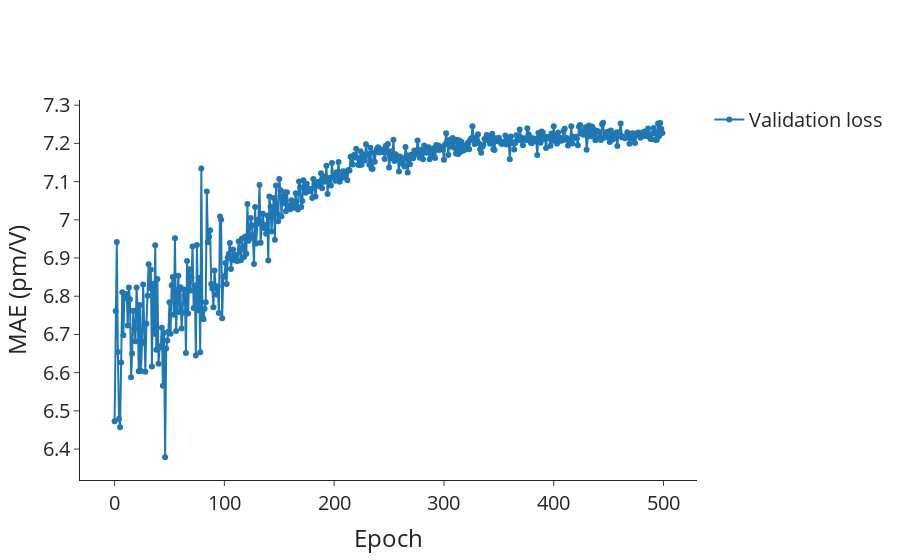

Notebook source saved alongside this figure:
### Markdown cell above
## MAE

### Code cell
lr_val = go.Scatter(
    x=df_lr_epochs_first.index,
    y=df_lr_epochs_first["metric_val/MeanAbsoluteError/shg_tensor_full"],
    mode="lines+markers",
    name="Validation loss",
    showlegend=True,
)

# Layout
layout = go.Layout(
    # title=dict(text='Scatter Plot'),
    xaxis=dict(title="Epoch"),
    yaxis=dict(title="MAE (pm/V)"),
    # legend=dict(font=dict(size=12)),
)

# Create figure
fig = go.Figure(data=[lr_val], layout=layout)

fig.update_layout(
    autosize=True,
    font_size=20,
    # width=600,
    # height=600,
    # plot_bgcolor="white",
    template="simple_white",
)
fig.update_layout(
    xaxis=dict(
        # tickmode = 'array',
        # tickvals = [1, 2,3,4,5,6,7,8],
        # ticktext = ['One', 'Three', 'Five', 'Seven', 'Nine', 'Eleven']
        showgrid=False,
    ),
    yaxis=dict(
        # tickmode = 'array',
        # tickvals = [1, 2,3,4,5,6,7,8],
        # ticktext = ['One', 'Three', 'Five', 'Seven', 'Nine', 'Eleven']
        showgrid=False,
    ),
)

# Show figure
fig.show()

### Figure 1 — Plotly figure (JSON) as saved in the notebook; plotly's stock layout.template omitted (floating-point values rounded to 4 significant figures; data arrays with more than 128 entries replaced by an {"elided": "..."} marker saying what was removed)
{"data": [{"mode": "lines+markers", "name": "Validation loss", "showlegend": true, "type": "scatter", "x": {"elided": "500 int values"}, "y": {"elided": "500 float values"}}], "layout": {"autosize": true, "font": {"size": 20}, "xaxis": {"showgrid": false, "title": {"text": "Epoch"}}, "yaxis": {"showgrid": false, "title": {"text": "MAE (pm/V)"}}}}
